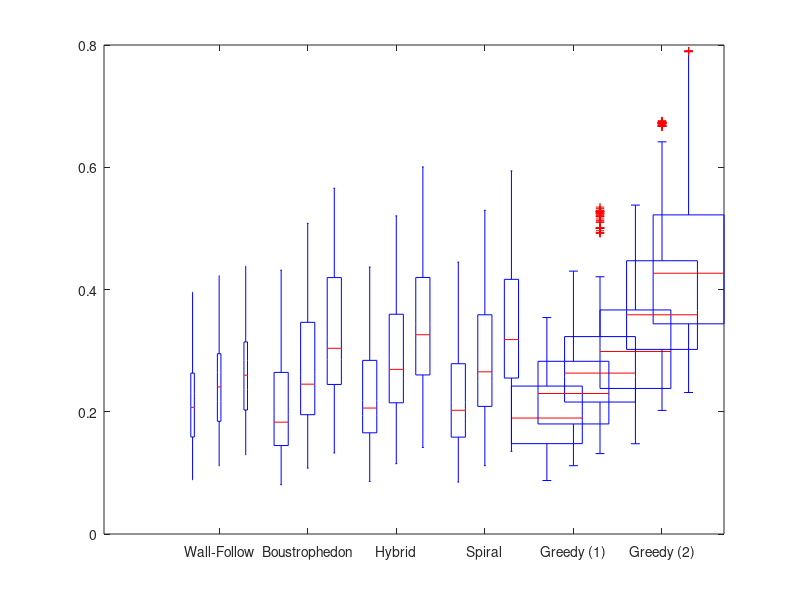

Recreate this plot in MATLAB. (Note: this script raises an error after producing the figure.)
%columns:
%1 - time
%2 - speed
%3 - sticking coefficient OR sigma
%4 - transition probability
%5 - kill rate
%6 - mode
%7 - row spacing
%8 - result

stickyTestResults = csvread('StickyWallResults.csv');

%set up data by value
%kill rate
filename = 'StickyKillRateResults.pdf';
vals = [0.5 0.7 0.9];
group1 = stickyTestResults(stickyTestResults(:,5)==vals(1),:);
group2 = stickyTestResults(stickyTestResults(:,5)==vals(2),:);
group3 = stickyTestResults(stickyTestResults(:,5)==vals(3),:);

%sticking coefficient
% filename = 'StickySResults.pdf';
% vals = [0.25 0.5 0.75];
% group1 = stickyTestResults(stickyTestResults(:,3)==vals(1),:);
% group2 = stickyTestResults(stickyTestResults(:,3)==vals(2),:);
% group3 = stickyTestResults(stickyTestResults(:,3)==vals(3),:);

%k
% filename = 'StickyKResults.pdf';
% vals = [0.2 0.4 0.6];
% group1 = stickyTestResults(stickyTestResults(:,4)==vals(1),:);
% group2 = stickyTestResults(stickyTestResults(:,4)==vals(2),:);
% group3 = stickyTestResults(stickyTestResults(:,4)==vals(3),:);

%velocity
% filename = 'StickyVelocityResults.pdf';
% vals = [6 9 12];
% group1 = stickyTestResults(stickyTestResults(:,2)==vals(1),:);
% group2 = stickyTestResults(stickyTestResults(:,2)==vals(2),:);
% group3 = stickyTestResults(stickyTestResults(:,2)==vals(3),:);

f=figure;
% set positions for boxes
position_1 = 1:1:6;
position_2 = 1.3:1:6.3;
position_3 = 1.6:1:6.6;
% plot first set of boxes in blue
h1 = boxplot(group1(:,8)/10000,group1(:,6),'colors','b','positions',position_1,'width',0.18);
hold on  % Keep the first box plot on figure
% plot second set of boxes in green
h3 = boxplot(group3(:,8)/10000,group3(:,6),'colors',[0 0.5 0],'positions',position_3,'width',0.18);
% plot middle set of boxes in red
h2 = boxplot(group2(:,8)/10000,group2(:,6),'colors',[0.8 0 0],'positions',position_2,'width',0.18,'Labels',{'Wall-Follow','Lawn-Mowing','Hybrid','Spiral','Greedy (1)','Greedy (2)'});

%set axis labels
set(gca,'XTickLabel',{'Wall-Follow','Boustrophedon','Hybrid','Spiral','Greedy (1)','Greedy (2)'}) %sticky walls

%hide outliers
set(h1(7,:),'Visible','off')
set(h2(7,:),'Visible','off')
set(h3(7,:),'Visible','off')
%build legend
box_vars = findall(gca,'Tag','Box');
hLegend = legend(box_vars([13,1,7]), {[num2str(vals(1))],[num2str(vals(2))],[num2str(vals(3))]},'Location','northwest');

hold off
% Insert texts and labels
ylabel('Fraction of Population Found')
xlabel('Search Method')
set(gcf,'PaperPositionMode','auto','PaperSize',[7,4],'PaperPosition',[0,0,7,4] );
%print(gcf, '-dpdf', filename);